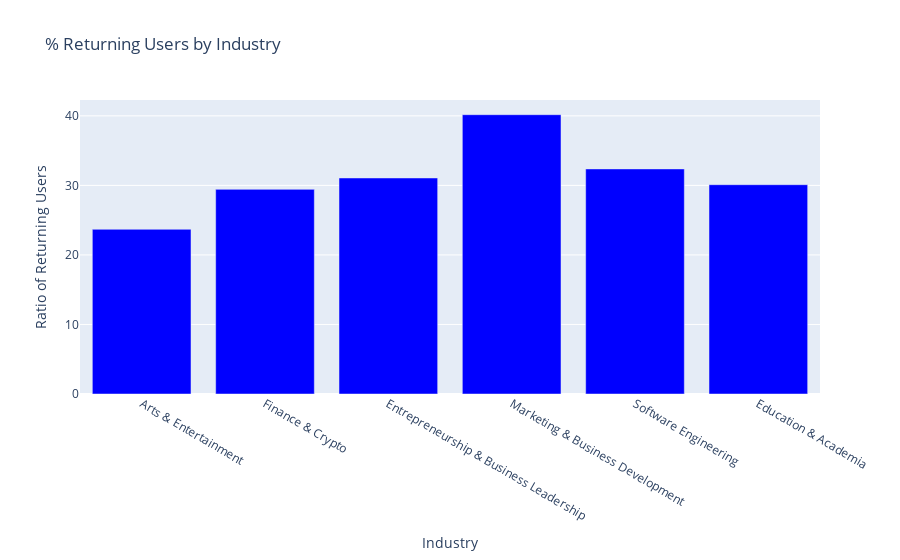

The notebook cell this image was saved under:
### Code cell
# Create an interactive barplot using Plotly
fig = make_subplots(rows=1, cols=1, shared_xaxes=True, shared_yaxes=False)
fig.add_trace(go.Bar(x=ratios_df['industry'], y=ratios_df['returning_ratio'], marker_color='blue'), row=1, col=1)

# Set the title and axes labels
fig.update_layout(title='% Returning Users by Industry', xaxis_title='Industry', yaxis_title='Ratio of Returning Users')

# Show the plot
fig.show()

### Figure 1 — Plotly figure (JSON) as saved in the notebook; plotly's stock layout.template omitted (floating-point values rounded to 4 significant figures)
{"data": [{"marker": {"color": "blue"}, "type": "bar", "x": ["Arts & Entertainment", "Finance & Crypto", "Entrepreneurship & Business Leadership", "Marketing & Business Development", "Software Engineering", "Education & Academia"], "xaxis": "x", "y": [23.68, 29.43, 31.07, 40.17, 32.37, 30.1], "yaxis": "y"}], "layout": {"title": {"text": "% Returning Users by Industry"}, "xaxis": {"anchor": "y", "domain": [0, 1], "title": {"text": "Industry"}}, "yaxis": {"anchor": "x", "domain": [0, 1], "title": {"text": "Ratio of Returning Users"}}}}
